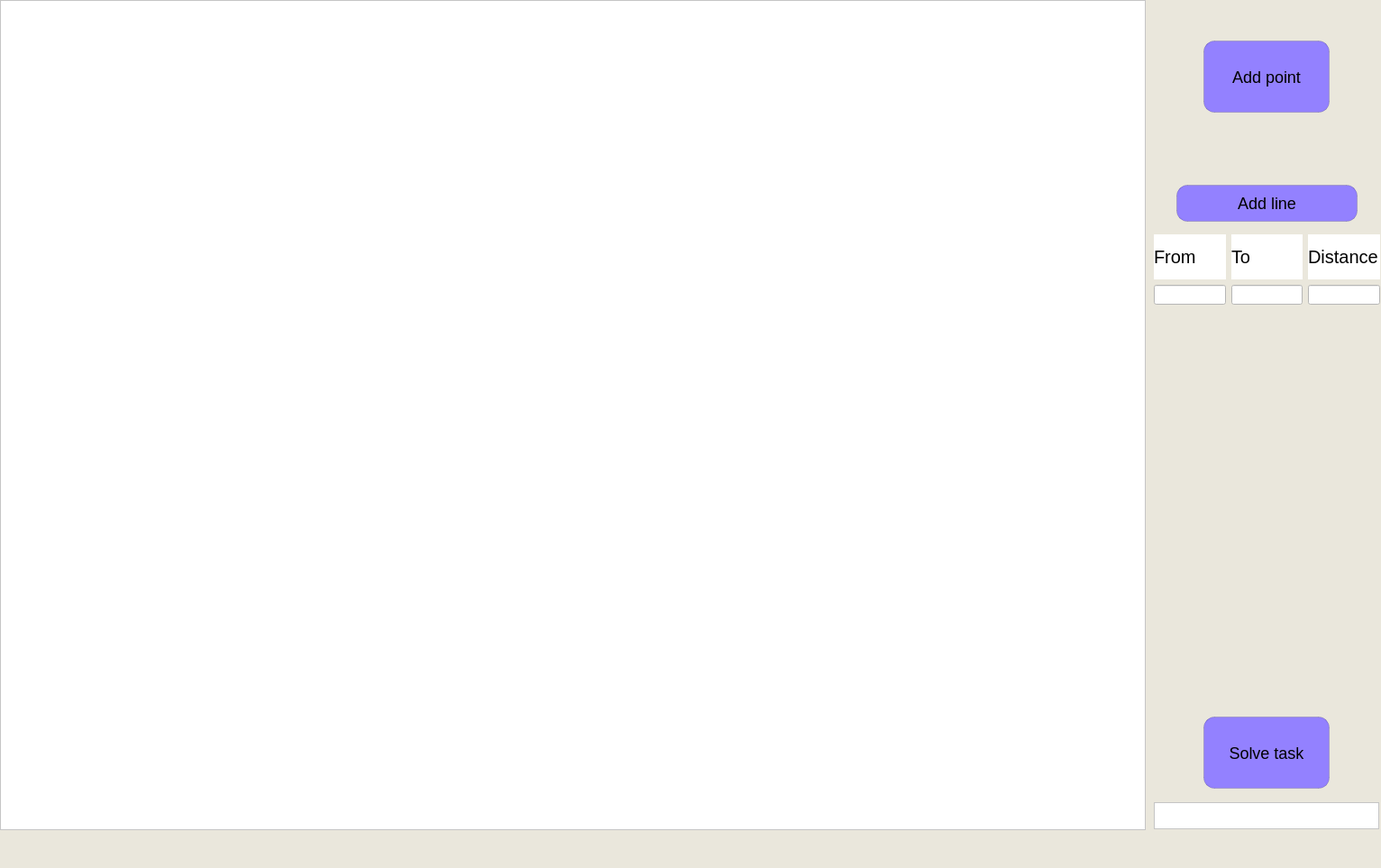
<?xml version="1.0" encoding="UTF-8"?>
<ui version="4.0">
 <class>MainWindow</class>
 <widget class="QMainWindow" name="MainWindow">
  <property name="geometry">
   <rect>
    <x>0</x>
    <y>0</y>
    <width>1532</width>
    <height>963</height>
   </rect>
  </property>
  <property name="maximumSize">
   <size>
    <width>1532</width>
    <height>963</height>
   </size>
  </property>
  <property name="windowTitle">
   <string>Komivoyajor</string>
  </property>
  <property name="styleSheet">
   <string notr="true">background-color: #EAE7DC</string>
  </property>
  <widget class="QWidget" name="centralwidget">
   <widget class="QGraphicsView" name="graphicsView">
    <property name="geometry">
     <rect>
      <x>0</x>
      <y>0</y>
      <width>1271</width>
      <height>921</height>
     </rect>
    </property>
    <property name="sizePolicy">
     <sizepolicy hsizetype="Ignored" vsizetype="Ignored">
      <horstretch>0</horstretch>
      <verstretch>0</verstretch>
     </sizepolicy>
    </property>
    <property name="sizeIncrement">
     <size>
      <width>720</width>
      <height>550</height>
     </size>
    </property>
    <property name="baseSize">
     <size>
      <width>720</width>
      <height>550</height>
     </size>
    </property>
    <property name="font">
     <font>
      <pointsize>10</pointsize>
     </font>
    </property>
    <property name="styleSheet">
     <string notr="true">background-color: #FFF;</string>
    </property>
    <property name="sceneRect">
     <rectf>
      <x>0.000000000000000</x>
      <y>0.000000000000000</y>
      <width>1261.000000000000000</width>
      <height>548.000000000000000</height>
     </rectf>
    </property>
   </widget>
   <widget class="QPushButton" name="Add_Node_Btn">
    <property name="geometry">
     <rect>
      <x>1330</x>
      <y>40</y>
      <width>150</width>
      <height>90</height>
     </rect>
    </property>
    <property name="sizePolicy">
     <sizepolicy hsizetype="Minimum" vsizetype="Fixed">
      <horstretch>0</horstretch>
      <verstretch>0</verstretch>
     </sizepolicy>
    </property>
    <property name="styleSheet">
     <string notr="true">QPushButton {
              margin: 5px;
              padding: 8px 15px;
              border-radius: 12px;
              border: 1px solid rgba(0,0,0,0.15);
              background-color: #9381FF;
              font-size:18px;
}
QPushButton::hover {
               background-color: #B8B8FF
}</string>
    </property>
    <property name="text">
     <string>Add point</string>
    </property>
   </widget>
   <widget class="QPushButton" name="Add_Edge_Btn">
    <property name="geometry">
     <rect>
      <x>1300</x>
      <y>200</y>
      <width>211</width>
      <height>51</height>
     </rect>
    </property>
    <property name="styleSheet">
     <string notr="true">QPushButton {
              margin: 5px;
              padding: 8px 15px;
              border-radius: 12px;
              border: 1px solid rgba(0,0,0,0.15);
              background-color: #9381FF;
              font-size:18px;
}
QPushButton::hover {
               background-color: #B8B8FF
}</string>
    </property>
    <property name="text">
     <string>Add line</string>
    </property>
   </widget>
   <widget class="QTextBrowser" name="Output_algoritms">
    <property name="geometry">
     <rect>
      <x>1280</x>
      <y>890</y>
      <width>250</width>
      <height>30</height>
     </rect>
    </property>
    <property name="styleSheet">
     <string notr="true">background-color: #FFF;</string>
    </property>
   </widget>
   <widget class="QPushButton" name="Commis_Btn">
    <property name="geometry">
     <rect>
      <x>1330</x>
      <y>790</y>
      <width>150</width>
      <height>90</height>
     </rect>
    </property>
    <property name="sizePolicy">
     <sizepolicy hsizetype="Minimum" vsizetype="Fixed">
      <horstretch>0</horstretch>
      <verstretch>0</verstretch>
     </sizepolicy>
    </property>
    <property name="styleSheet">
     <string notr="true">QPushButton {
              margin: 5px;
              padding: 8px 15px;
              border-radius: 12px;
              border: 1px solid rgba(0,0,0,0.15);
              background-color: #9381FF;
              font-size:18px;
}
QPushButton::hover {
               background-color: #B8B8FF
}</string>
    </property>
    <property name="text">
     <string>Solve task</string>
    </property>
   </widget>
   <widget class="QWidget" name="">
    <property name="geometry">
     <rect>
      <x>1280</x>
      <y>260</y>
      <width>251</width>
      <height>78</height>
     </rect>
    </property>
    <layout class="QGridLayout" name="gridLayout">
     <item row="0" column="1">
      <widget class="QLabel" name="label_2">
       <property name="font">
        <font>
         <pointsize>15</pointsize>
        </font>
       </property>
       <property name="styleSheet">
        <string notr="true">background-color: #FFF;</string>
       </property>
       <property name="text">
        <string>To</string>
       </property>
      </widget>
     </item>
     <item row="1" column="2">
      <widget class="QLineEdit" name="weight_lineEdit">
       <property name="styleSheet">
        <string notr="true">background-color: #FFF;</string>
       </property>
      </widget>
     </item>
     <item row="0" column="0">
      <widget class="QLabel" name="label">
       <property name="font">
        <font>
         <pointsize>15</pointsize>
        </font>
       </property>
       <property name="styleSheet">
        <string notr="true">background-color: #FFF;</string>
       </property>
       <property name="text">
        <string>From</string>
       </property>
      </widget>
     </item>
     <item row="0" column="2">
      <widget class="QLabel" name="label_3">
       <property name="font">
        <font>
         <pointsize>15</pointsize>
        </font>
       </property>
       <property name="styleSheet">
        <string notr="true">background-color: #FFF;</string>
       </property>
       <property name="text">
        <string>Distance</string>
       </property>
      </widget>
     </item>
     <item row="1" column="1">
      <widget class="QLineEdit" name="Input_lineEdit">
       <property name="styleSheet">
        <string notr="true">background-color: #FFF;</string>
       </property>
      </widget>
     </item>
     <item row="1" column="0">
      <widget class="QLineEdit" name="Output_lineEdit">
       <property name="styleSheet">
        <string notr="true">background-color: #FFF;</string>
       </property>
      </widget>
     </item>
    </layout>
   </widget>
  </widget>
  <widget class="QMenuBar" name="menubar">
   <property name="geometry">
    <rect>
     <x>0</x>
     <y>0</y>
     <width>1532</width>
     <height>21</height>
    </rect>
   </property>
  </widget>
  <widget class="QStatusBar" name="statusbar"/>
 </widget>
 <resources/>
 <connections/>
</ui>
